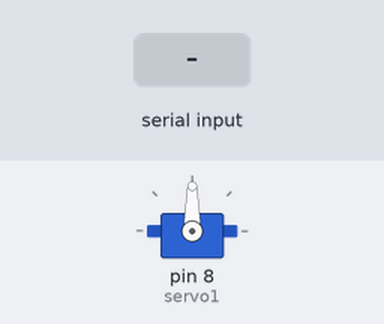
Simulated run of this sketch. Board: Arduino Uno, built with avr-gcc and run on an emulated ATmega328P. On the bench: servo. The test bench sets the inputs (shaded band).

Above: at 1.2 s.
1.3 s: "1" received over Serial
At 2.1 s:
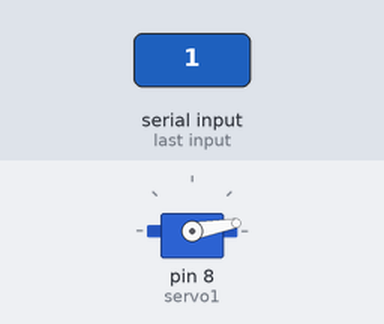
2.8 s: "2" received over Serial
At 3.2 s:
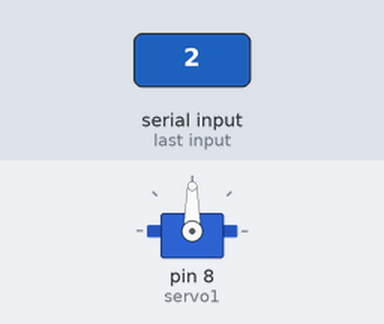
Timing chart, 0 to 5.8 s (numbered marks = the images above; inputs shaded):
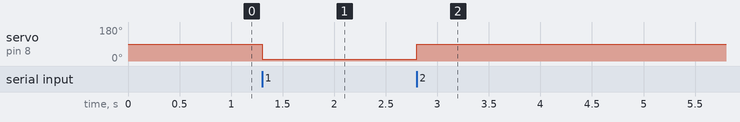

Measured:
- after the input at 1.3 s, servo on pin 8 (servo1): 90° → 10° at once
- after the input at 2.8 s, servo on pin 8 (servo1): 10° → 90° at once

The sketch:

ai_servo.ino
```cpp
#include <Servo.h>

char data;

Servo servo1;


void setup() {
  servo1.attach(8);
  Serial.begin(9600);
}

void loop() {
 data = Serial.read();

  if(data == '1') // 티처블 머신에서 사진 판별이 1번이라면 {  }안에 내용을 실행
  {
      servo1.write(10);   // 서보모터를 10도로 움직이기
  }
  else if(data == '2') // 티처블 머신에서 사진 판별이 2번이라면 {  }안에 내용을 실행
  {
      servo1.write(90);   // 서보모터를 90의 위치로 움직이기
  }


}
```
